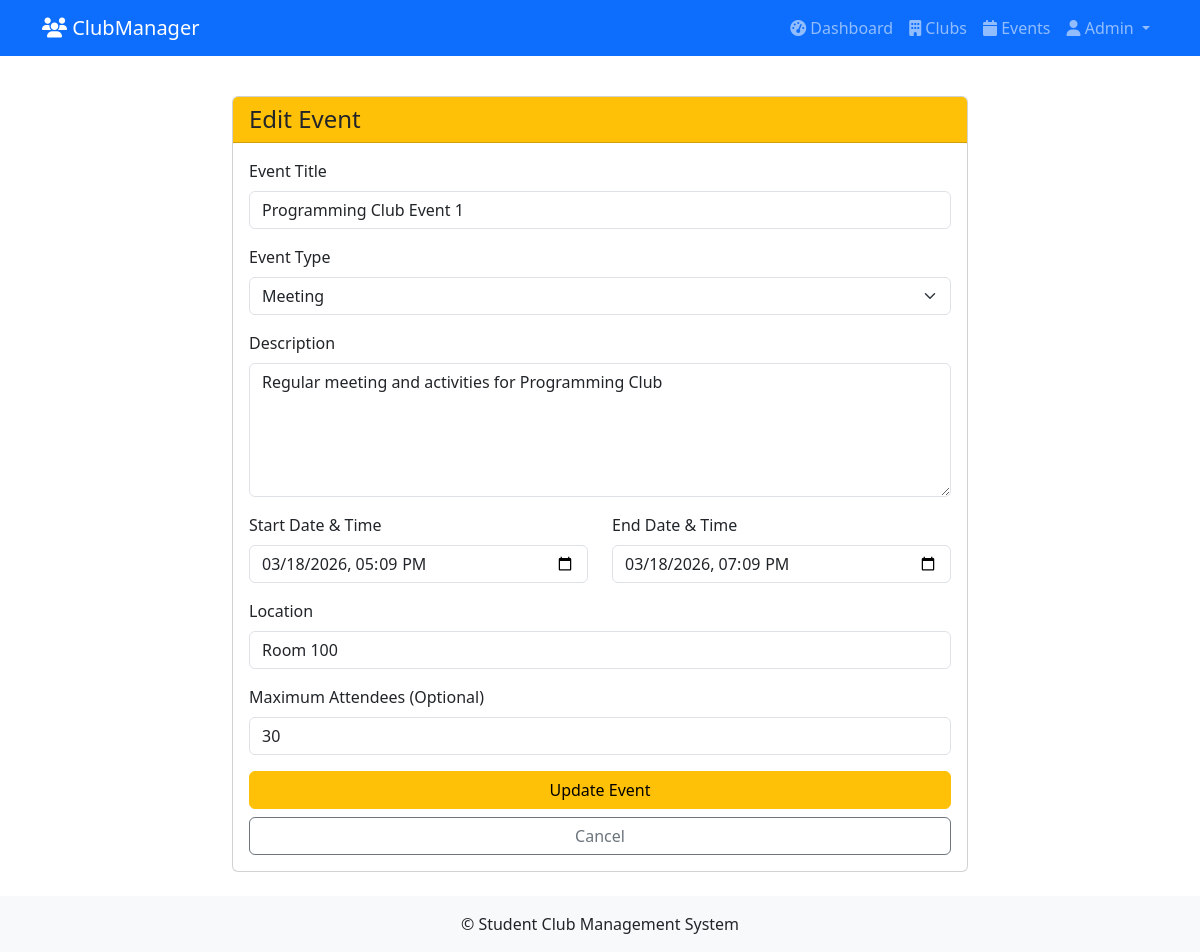
Screenshot of /events/1/edit (signed in) with the database file from the repository.
### app/models/user.py (models this page shows, shortened)
class User(UserMixin, db.Model):
    __tablename__ = 'users'
    id = db.Column(db.Integer, primary_key=True)
    student_number = db.Column(db.String(20), unique=True, nullable=False)
    email = db.Column(db.String(120), unique=True, nullable=False)
    first_name = db.Column(db.String(50), nullable=False)
    last_name = db.Column(db.String(50), nullable=False)
    password_hash = db.Column(db.String(128), nullable=False)
    phone = db.Column(db.String(20))
    is_admin = db.Column(db.Boolean, default=False)
    is_active = db.Column(db.Boolean, default=True)
    created_at = db.Column(db.DateTime, default=datetime.utcnow)
    last_login = db.Column(db.DateTime)
    memberships = db.relationship('Membership', back_populates='user', cascade='all, delete-orphan')
    events_attended = db.relationship('EventAttendance', back_populates='user')
    announcements = db.relationship('Announcement', back_populates='author')
    contributions = db.relationship('Contribution', back_populates='user')

### app/models/event.py (models this page shows, shortened)
class Event(db.Model):
    __tablename__ = 'events'
    id = db.Column(db.Integer, primary_key=True)
    club_id = db.Column(db.Integer, db.ForeignKey('clubs.id'), nullable=False)
    title = db.Column(db.String(200), nullable=False)
    description = db.Column(db.Text, nullable=False)
    event_type = db.Column(db.String(50))  # 'meeting', 'workshop', 'social', 'fundraiser'
    location = db.Column(db.String(200))
    start_time = db.Column(db.DateTime, nullable=False)
    end_time = db.Column(db.DateTime, nullable=False)
    max_attendees = db.Column(db.Integer)
    created_by = db.Column(db.Integer, db.ForeignKey('users.id'))
    created_at = db.Column(db.DateTime, default=datetime.utcnow)
    is_active = db.Column(db.Boolean, default=True)
    club = db.relationship('Club', back_populates='events')
    attendance = db.relationship('EventAttendance', back_populates='event', cascade='all, delete-orphan')

### app/routes/events.py (the view, shortened to what this page needs)
@bp.route('/<int:event_id>/edit', methods=['GET', 'POST'])
@login_required
def edit_event(event_id):
    event = Event.query.get_or_404(event_id)
    membership = Membership.query.filter_by(
        user_id=current_user.id,
        club_id=event.club_id,
        role='leader',
        status='approved'
    ).first()
    if not membership:
        flash('You do not have permission to edit this event.', 'danger')
        return redirect(url_for('events.view_event', event_id=event_id))
    form = EventCreateForm()
    if request.method == 'GET':
        form.title.data = event.title
        form.description.data = event.description
        form.event_type.data = event.event_type
        form.location.data = event.location
        form.start_time.data = event.start_time
        form.end_time.data = event.end_time
        form.max_attendees.data = event.max_attendees
    return render_template('events/edit.html', form=form, event=event)

### app/forms/event_forms.py (shortened to what this page needs)
class EventCreateForm(FlaskForm):
    title = StringField('Event Title', validators=[DataRequired(), Length(min=3, max=200)])
    description = TextAreaField('Description', validators=[DataRequired(), Length(min=20, max=5000)])
    event_type = SelectField('Event Type', choices=[
        ('meeting', 'Meeting'),
        ('workshop', 'Workshop'),
        ('social', 'Social Event'),
        ('fundraiser', 'Fundraiser'),
        ('competition', 'Competition'),
        ('other', 'Other')
    ], validators=[DataRequired()])
    location = StringField('Location', validators=[DataRequired(), Length(max=200)])
    start_time = DateTimeField('Start Date & Time', format='%Y-%m-%dT%H:%M', validators=[DataRequired()])
    end_time = DateTimeField('End Date & Time', format='%Y-%m-%dT%H:%M', validators=[DataRequired()])
    max_attendees = IntegerField('Maximum Attendees (Optional)', validators=[Optional()])
    submit = SubmitField('Create Event')

### app/templates/events/edit.html (shortened to what this page needs)
{% extends "base.html" %}
{% block content %}
<div class="row justify-content-center">
    <div class="col-md-8">
        <div class="card">
            <div class="card-header bg-warning">
                <h4 class="mb-0">Edit Event</h4>
            </div>
            <div class="card-body">
                <form method="POST" action="">
                    <div class="mb-3">
                        {{ form.title.label(class="form-label") }}
                        {{ form.title(class="form-control" + (" is-invalid" if form.title.errors else "")) }}
                    </div>
                    <div class="mb-3">
                        {{ form.event_type.label(class="form-label") }}
                        {{ form.event_type(class="form-select" + (" is-invalid" if form.event_type.errors else "")) }}
                    </div>
                    <div class="mb-3">
                        {{ form.description.label(class="form-label") }}
                        {{ form.description(class="form-control" + (" is-invalid" if form.description.errors else ""), rows=5) }}
                    </div>
                    <div class="row">
                        <div class="col-md-6 mb-3">
                            {{ form.start_time.label(class="form-label") }}
                            {{ form.start_time(class="form-control" + (" is-invalid" if form.start_time.errors else ""), type="datetime-local") }}
                        </div>
                        <div class="col-md-6 mb-3">
                            {{ form.end_time.label(class="form-label") }}
                            {{ form.end_time(class="form-control" + (" is-invalid" if form.end_time.errors else ""), type="datetime-local") }}
                        </div>
                    </div>
                    <div class="mb-3">
                        {{ form.location.label(class="form-label") }}
                        {{ form.location(class="form-control" + (" is-invalid" if form.location.errors else "")) }}
                    </div>
                    <div class="mb-3">
                        {{ form.max_attendees.label(class="form-label") }}
                        {{ form.max_attendees(class="form-control" + (" is-invalid" if form.max_attendees.errors else "")) }}
                    </div>
                    <div class="d-grid gap-2">
                        {{ form.submit(class="btn btn-warning", value="Update Event") }}
                        <a href="{{ url_for('events.view_event', event_id=event.id) }}" class="btn btn-outline-secondary">Cancel</a>
                    </div>
                </form>
            </div>
        </div>
    </div>
</div>
{% endblock %}

### app/templates/base.html (shortened to what this page needs)
<!DOCTYPE html>
<html lang="en">
<head>
    <link href="https://cdn.jsdelivr.net/npm/bootstrap@5.3.0/dist/css/bootstrap.min.css" rel="stylesheet">
    <link rel="stylesheet" href="https://cdnjs.cloudflare.com/ajax/libs/font-awesome/6.4.0/css/all.min.css">
    <link rel="stylesheet" href="{{ url_for('static', filename='css/style.css') }}">
</head>
<body>
    <nav class="navbar navbar-expand-lg navbar-dark bg-primary">
        <div class="container">
            <a class="navbar-brand" href="{{ url_for('clubs.list_clubs') }}">
                <i class="fas fa-users"></i> ClubManager
            </a>
            <div class="collapse navbar-collapse" id="navbarNav">
                <ul class="navbar-nav ms-auto">
                    {% if current_user.is_authenticated %}
                        <li class="nav-item">
                            <a class="nav-link" href="{{ url_for('admin.dashboard') }}">
                                <i class="fas fa-tachometer-alt"></i> Dashboard
                            </a>
                        </li>
                        <li class="nav-item">
                            <a class="nav-link" href="{{ url_for('clubs.list_clubs') }}">
                                <i class="fas fa-building"></i> Clubs
                            </a>
                        </li>
                        <li class="nav-item">
                            <a class="nav-link" href="{{ url_for('events.list_events') }}">
                                <i class="fas fa-calendar"></i> Events
                            </a>
                        </li>
                        <li class="nav-item dropdown">
                            <a class="nav-link dropdown-toggle" href="#" id="navbarDropdown" role="button" data-bs-toggle="dropdown">
                                <i class="fas fa-user"></i> {{ current_user.first_name }}
                            </a>
                        </li>
                    {% endif %}
                </ul>
            </div>
        </div>
    </nav>
    <main class="container py-4">
        {% block content %}{% endblock %}
    </main>
    <footer class="bg-light text-center text-lg-start mt-auto">
        <div class="text-center p-3">
            © Student Club Management System
        </div>
    </footer>
</body>
</html>

### app/static/css/style.css (style rules this page uses)
body { min-height: 100vh; display: flex; flex-direction: column; }
main { flex: 1; }
.card { transition: transform 0.2s, box-shadow 0.2s; }

### rows the page displays
User: first_name "Admin"
Event: title "Programming Club Event 1", event_type "Meeting", description "Regular meeting and activities for Programming Club", start_time "03/18/2026 17:09", end_time "03/18/2026 19:09", location "Room 100", max_attendees "30"
